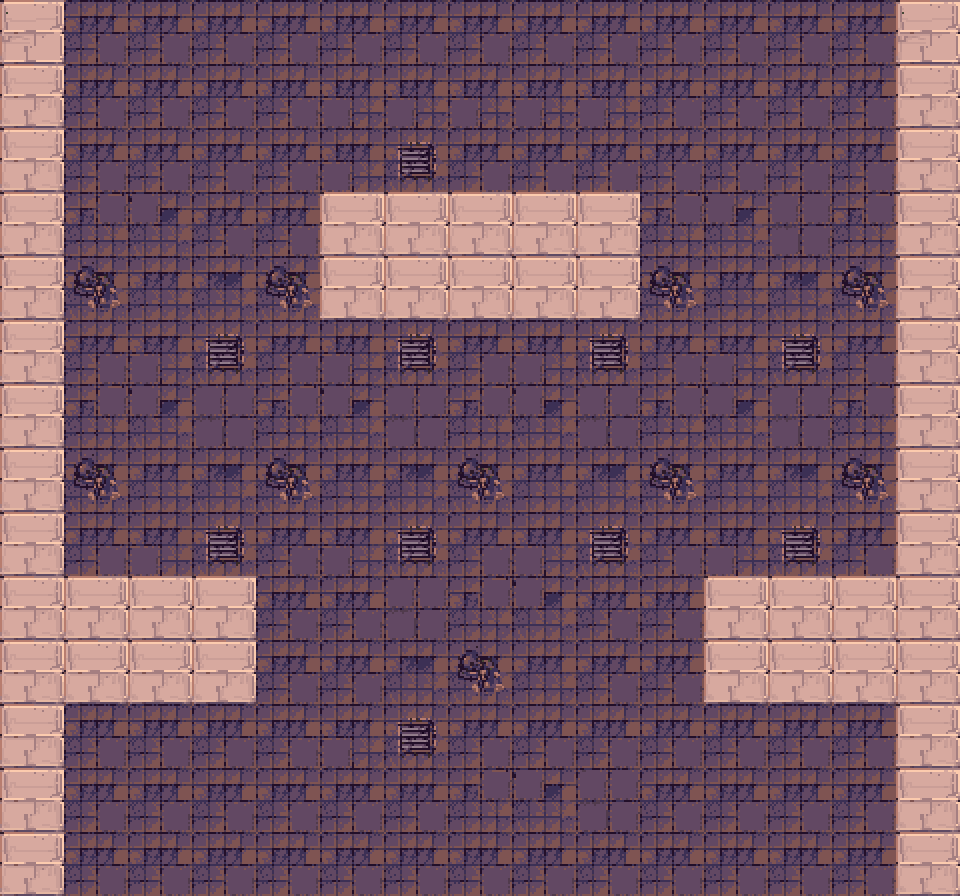

A level layout from a 2D game, rendered from its tile map. Below: a short description, then the map file with tile-grid data replaced by summaries:
An orthogonal 15x14 tile map with 64x64 px tiles, 2 tile layers (background, foreground) and 15 objects (4x rock, 3x pouncer, 2x shooter, bomber).

<map version="1.0" orientation="orthogonal" width="15" height="14" tilewidth="64" tileheight="64">
 <tileset firstgid="1" name="map_tiles" tilewidth="64" tileheight="64">
  <image source="map_tiles.png" width="2048" height="2048" />
 </tileset>
 <layer name="background" width="15" height="14">
  <data>[210 cells, 0 non-empty, 0 distinct tile ids]</data>
 </layer>
 <layer name="foreground" width="15" height="14">
  <data>[210 cells, 210 non-empty, 13 distinct tile ids]</data>
 </layer>
 <objectgroup color="#fa3c32" name="collision layer" width="15" height="14">
  <object x="0" y="0" width="64" height="896">
   <properties>
    <property name="rate" value="1000" />
    <property name="type" value="shooter" />
   </properties>
  </object>
  <object x="896" y="0" width="64" height="896" />
  <object x="320" y="192" width="320" height="128" />
  <object x="64" y="576" width="192" height="128" />
  <object x="704" y="576" width="192" height="128" />
 </objectgroup>
 <objectgroup name="Entities" width="15" height="14">
  <object name="pouncer" x="322" y="771" width="64" height="64" />
  <object name="bomber" x="451" y="63" width="64" height="64" />
  <object name="shooter" x="128" y="386" width="64" height="64" />
  <object name="rock" x="642" y="257" width="128" height="64" />
  <object name="rock" x="192" y="257" width="128" height="64" />
  <object name="shooter" x="704" y="387" width="64" height="64" />
  <object name="pouncer" x="451" y="705" width="64" height="64" />
  <object name="pouncer" x="579" y="772" width="64" height="64" />
  <object name="rock" x="257" y="579" width="128" height="64" />
  <object name="rock" x="577" y="579" width="128" height="64" />
 </objectgroup>
</map>